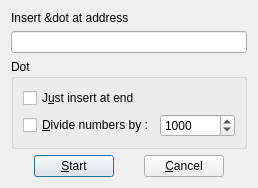
<?xml version="1.0" encoding="UTF-8"?>
<ui version="4.0">
 <class>DotDialog</class>
 <widget class="QDialog" name="DotDialog">
  <property name="geometry">
   <rect>
    <x>0</x>
    <y>0</y>
    <width>258</width>
    <height>180</height>
   </rect>
  </property>
  <property name="windowTitle">
   <string>Dialog</string>
  </property>
  <property name="modal">
   <bool>true</bool>
  </property>
  <layout class="QVBoxLayout" name="verticalLayout_3">
   <item>
    <layout class="QVBoxLayout" name="verticalLayout_2">
     <item>
      <widget class="QLabel" name="label">
       <property name="text">
        <string>Insert &amp;dot at address</string>
       </property>
      </widget>
     </item>
     <item>
      <widget class="QLineEdit" name="mInput">
       <property name="inputMask">
        <string>&gt;Aaaaaaaaaaaaaaaaaaaaa; </string>
       </property>
      </widget>
     </item>
    </layout>
   </item>
   <item>
    <widget class="QGroupBox" name="groupBox">
     <property name="title">
      <string>Dot</string>
     </property>
     <layout class="QVBoxLayout" name="verticalLayout">
      <item>
       <layout class="QGridLayout" name="gridLayout">
        <item row="1" column="1">
         <widget class="QSpinBox" name="mSpinBox">
          <property name="minimum">
           <number>10</number>
          </property>
          <property name="maximum">
           <number>10000</number>
          </property>
          <property name="value">
           <number>1000</number>
          </property>
         </widget>
        </item>
        <item row="1" column="0">
         <widget class="QCheckBox" name="mCheckDivide">
          <property name="text">
           <string>&amp;Divide numbers by :</string>
          </property>
         </widget>
        </item>
        <item row="0" column="0">
         <widget class="QCheckBox" name="mCheckAtEnd">
          <property name="text">
           <string>J&amp;ust insert at end</string>
          </property>
         </widget>
        </item>
       </layout>
      </item>
     </layout>
    </widget>
   </item>
   <item>
    <layout class="QHBoxLayout" name="horizontalLayout">
     <item>
      <spacer name="horizontalSpacer">
       <property name="orientation">
        <enum>Qt::Horizontal</enum>
       </property>
       <property name="sizeHint" stdset="0">
        <size>
         <width>40</width>
         <height>20</height>
        </size>
       </property>
      </spacer>
     </item>
     <item>
      <widget class="QPushButton" name="okButton">
       <property name="text">
        <string>&amp;Start</string>
       </property>
       <property name="icon">
        <iconset resource="application.qrc">
         <normaloff>:/images/start.png</normaloff>:/images/start.png</iconset>
       </property>
       <property name="default">
        <bool>true</bool>
       </property>
      </widget>
     </item>
     <item>
      <spacer name="horizontalSpacer_2">
       <property name="orientation">
        <enum>Qt::Horizontal</enum>
       </property>
       <property name="sizeHint" stdset="0">
        <size>
         <width>40</width>
         <height>20</height>
        </size>
       </property>
      </spacer>
     </item>
     <item>
      <widget class="QPushButton" name="cancelButton">
       <property name="text">
        <string>&amp;Cancel</string>
       </property>
       <property name="icon">
        <iconset resource="application.qrc">
         <normaloff>:/images/cancel.png</normaloff>:/images/cancel.png</iconset>
       </property>
       <property name="autoDefault">
        <bool>false</bool>
       </property>
      </widget>
     </item>
     <item>
      <spacer name="horizontalSpacer_3">
       <property name="orientation">
        <enum>Qt::Horizontal</enum>
       </property>
       <property name="sizeHint" stdset="0">
        <size>
         <width>40</width>
         <height>20</height>
        </size>
       </property>
      </spacer>
     </item>
    </layout>
   </item>
  </layout>
 </widget>
 <resources>
  <include location="../src-common/application.qrc"/>
 </resources>
 <connections/>
</ui>
